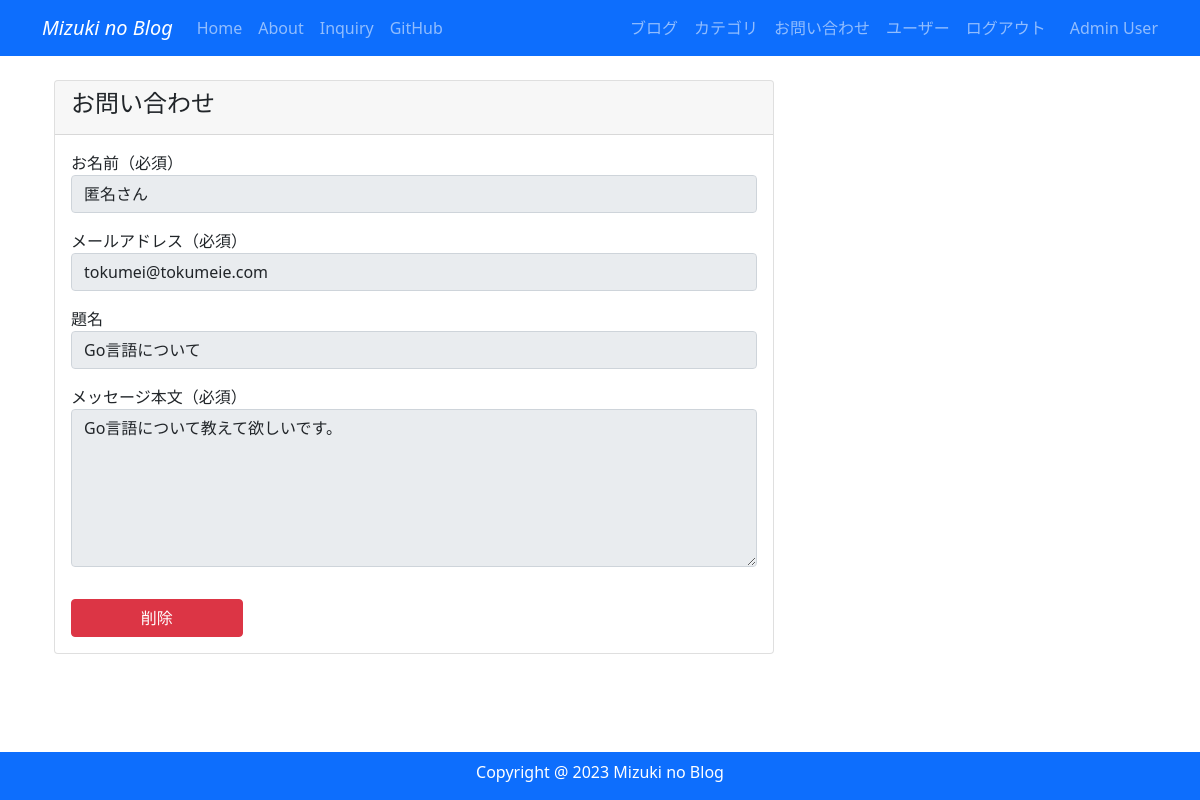
The page /1/display_inquiry (signed in) on the database its author committed.
### my_blog/models.py (models this page shows, shortened)
class User(db.Model, UserMixin):
    __tablename__ = 'users'
    id = db.Column(db.Integer, primary_key=True)
    email = db.Column(db.String(64), unique=True, index=True)
    username = db.Column(db.String(64), unique=True, index=True)
    password_hash = db.Column(db.String(128))
    administrator = db.Column(db.String(1))
    post = db.relationship('BlogPost', backref='author', lazy='dynamic')
    @property
    def password(self):
        raise AttributeError('password is not a readable attribute')
    def is_administrator(self):
        if self.administrator == "1":
            return 1
        else:
            return 0

class Inquiry(db.Model):
    __tablename__ = 'inquiry'
    id = db.Column(db.Integer, primary_key=True)
    name = db.Column(db.String(64))
    email = db.Column(db.String(64))
    title = db.Column(db.String(140))
    text = db.Column(db.Text)
    date = db.Column(db.DateTime, default=datetime.now(timezone('Asia/Tokyo')))

### my_blog/main/views.py (the view)
@main.route('/<int:inquiry_id>/display_inquiry')
@login_required
def display_inquiry(inquiry_id):
    inquiry = Inquiry.query.get_or_404(inquiry_id)
    form = InquiryForm()
    form.name.data = inquiry.name
    form.email.data = inquiry.email
    form.title.data = inquiry.title
    form.text.data = inquiry.text
    return render_template('inquiry.html', form=form, inquiry_id=inquiry_id)

### my_blog/main/forms.py
class InquiryForm(FlaskForm):
    name = StringField('お名前（必須）', validators=[DataRequired()])
    email = StringField('メールアドレス（必須）', validators=[
                        DataRequired(), Email(message='正しいメールアドレスを入力してください')])
    title = StringField('題名')
    text = TextAreaField('メッセージ本文（必須）', validators=[DataRequired()])
    submit = SubmitField('送信')

### my_blog/__init__.py (called while the page is built)
@event.listens_for(Engine, "connect")
def set_sqlite_pragma(dbapi_connection, connection_record):
    cursor = dbapi_connection.cursor()
    cursor.execute("PRAGMA foreign_keys=ON")
    cursor.close()

### my_blog/models.py (called while the page is built)
@login_manager.user_loader
def load_user(user_id):
    return User.query.get(user_id)

### my_blog/templates/inquiry.html (shortened to what this page needs)
{% extends "base.html" %} {% block content %}
<section id="inquiry">
    <div class="container my-3">
        <div class="row">
            <div class="col-md-8">
                <div class="card">
                    <div class="card-header">
                        <h4>お問い合わせ</h4>
                    </div>
                    <div class="card-body">
                        <form method="POST">
                            {% if inquiry_id %}
                            <fieldset disabled>
                                {% endif %} {{ form.hidden_tag() }}
                                <div class="mb-3">
                                    {{
                                    form.name.label(class="form-control-label")
                                    }} {{ render_field(form.name,
                                    class="form-control") }}
                                </div>
                                <div class="mb-3">
                                    {{
                                    form.email.label(class="form-control-label")
                                    }} {{ render_field(form.email,
                                    class="form-control") }}
                                </div>
                                <div class="mb-3">
                                    {{
                                    form.title.label(class="form-control-label")
                                    }} {{ render_field(form.title,
                                    class="form-control") }}
                                </div>
                                <div class="mb-3">
                                    {{
                                    form.text.label(class="form-control-label")
                                    }} {{ render_field(form.text,
                                    class="form-control", rows="6") }}
                                </div>
                                {% if inquiry_id %}
                            </fieldset>
                            {% if current_user.is_administrator() %}
                            <div class="col-md-3">
                                <button
                                    type="button"
                                    class="btn btn-danger w-100"
                                    data-bs-toggle="modal"
                                    data-bs-target="#del_modal"
                                >
                                    削除
                                </button>
                            </div>
                            {% endif %} {% endif %}
                        </form>
                    </div>
                </div>
            </div>
        </div>
    </div>
</section>
 {% endblock %}

### my_blog/templates/base.html (shortened to what this page needs)
<!DOCTYPE html>
<html lang="ja">
    <head>
        <link
            rel="stylesheet"
            href="https://cdn.jsdelivr.net/gh/devicons/devicon@v2.15.1/devicon.min.css"
        />
        <link
            href="https://cdn.jsdelivr.net/npm/bootstrap@5.0.2/dist/css/bootstrap.min.css"
            rel="stylesheet"
        />
    </head>
    <body>
        <nav class="navbar navbar-expand-lg navbar-dark bg-primary fixed-top">
            <div class="container">
                <a
                    class="navbar-brand fst-italic"
                    href="{{ url_for('main.index') }}"
                    >Mizuki no Blog</a
                >
                <div class="collapse navbar-collapse" id="navbarNav">
                    <ul class="navbar-nav">
                        <li class="nav-item">
                            <a
                                class="nav-link {% if request.endpoint == 'main.index' %}active{% endif %}"
                                href="{{ url_for('main.index') }}"
                                >Home</a
                            >
                        </li>
                        <li class="nav-item">
                            <a
                                class="nav-link {% if request.endpoint == 'main.info' %}active{% endif %}"
                                href="{{ url_for('main.info') }}"
                                >About</a
                            >
                        </li>
                        <li class="nav-item">
                            <a
                                class="nav-link {% if request.endpoint == 'main.inquiry' %}active{% endif %}"
                                href="{{ url_for('main.inquiry') }}"
                                >Inquiry</a
                            >
                        </li>
                        <li class="nav-item">
                            <a
                                class="nav-link"
                                href="https://github.com/mizuki-sleeper"
                                target="blank"
                                >GitHub</a
                            >
                        </li>
                    </ul>
                    <br />
                    <ul class="navbar-nav ms-auto">
                        {% if current_user.is_authenticated %}
                        <li class="nav-item">
                            <a
                                class="nav-link {% if request.endpoint == 'main.blog_maintenance' %}active{% endif %}"
                                href="{{ url_for('main.blog_maintenance') }}"
                                >ブログ</a
                            >
                        </li>
                        <li class="nav-item">
                            <a
                                class="nav-link {% if request.endpoint == 'main.category_maintenance' %}active{% endif %}"
                                href="{{ url_for('main.category_maintenance') }}"
                                >カテゴリ</a
                            >
                        </li>
                        <li class="nav-item">
                            <a
                                class="nav-link {% if request.endpoint == 'main.inquiry_maintenance' %}active{% endif %}"
                                href="{{ url_for('main.inquiry_maintenance') }}"
                                >お問い合わせ</a
                            >
                        </li>
                        <li class="nav-item">
                            <a
                                class="nav-link {% if request.endpoint == 'users.user_maintenance' %}active{% endif %}"
                                href="{{url_for('users.user_maintenance')}}"
                                >ユーザー</a
                            >
                        </li>
                        <li class="nav-item">
                            <a
                                class="nav-link"
                                href="{{ url_for('users.logout') }}"
                                >ログアウト</a
                            >
                        </li>
                        <span class="navbar-text ms-3">
                            {{ current_user.username | truncate(10) }}
                        </span>
                        {% endif %}
                    </ul>
                </div>
            </div>
        </nav>
        {% from "_formhelpers.html" import render_field %}
        <div class="container" style="padding-top: 4rem; padding-bottom: 4rem">
             {% block content %} {% endblock %}
        </div>
        <footer
            id="footer"
            class="footer text-center pt-2 bg-primary fixed-bottom"
        >
            <div class="container">
                <div class="row">
                    <div class="col text-white">
                        <p>Copyright @ 2023 Mizuki no Blog</p>
                    </div>
                </div>
            </div>
        </footer>
    </body>
</html>

### my_blog/templates/_formhelpers.html (shortened to what this page needs)
{% macro render_field(field) %}
{{ field(**kwargs)|safe }}
{% endmacro %}

### rows shown on the page
User: username "Admin User"
Inquiry: name "匿名さん", email "tokumei@tokumeie.com", title "Go言語について", text "Go言語について教えて欲しいです。"
